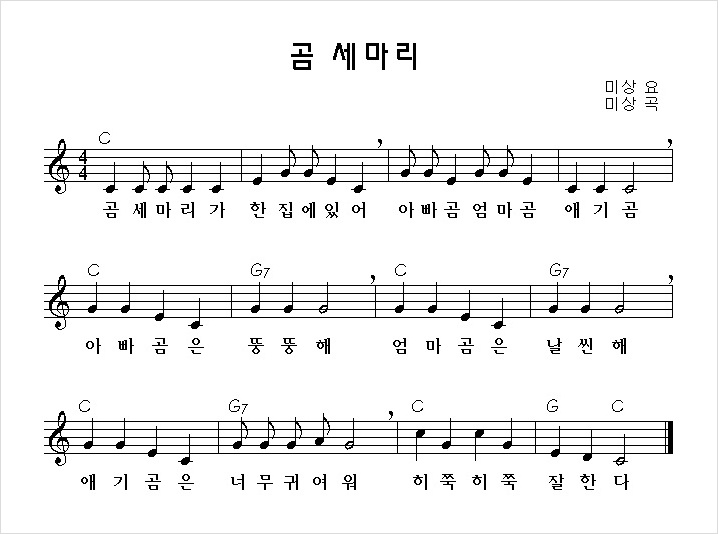
#> input picture images/bears.jpg, 718 x 534 px
$ python main.py
#> lines starting #> are read from the running program, lines starting #| are printed output that depends on the picture; after the words box and inside, x2 and y2 are one past the last pixel; in counts of white or black regions, pixels touching at a corner belong together

import cv2
import os
import numpy as np
from matplotlib import pyplot as plt

class Note:
    '''
    음표 클래스
    머리좌표, 음표의 사각형(x, y, width, height), 오선의 영역 위치, 계이름, 박자
    '''
    # [6 lines left out: function __init__, not called in this run]

    def set_note_head(self, note_head):
        self.note_head = note_head

    def set_note_rect(self, note_rect):
        self.note_rect = note_rect

    def set_fline(self, fline_area):
        self.fline_area = fline_area

    def set_name(self, name):
        self.name = name

    def set_beat(self, beat):
        self.beat = beat

    def get_note_head(self):
        return self.note_head

    def get_note_rect(self):
        return self.note_rect

    def get_note_rect_element(self):
        return self.note_rect[0], self.note_rect[1], self.note_rect[2], self.note_rect[3]

    def get_fline(self):
        return self.fline_area

    def get_name(self):
        return self.name

    def get_beat(self):
        return self.beat

    def __str__(self):
        return '{self.note_head}'

# image load method
def imageLoad(src):
#> called with src = './images/bears.jpg'
    image = cv2.imread(src, cv2.IMREAD_GRAYSCALE)
#> image is the input picture: shape (534, 718); min 0, max 255, mean 241.2
    return image

# 이미지 외곽선 뚜렷하게
# 필요없는듯
# [4 lines left out: function sharpTo, not called in this run]

# 이미지 이진화
def binaryTo(src):
    # 단순 이진화
    ret, output = cv2.threshold(src, 120, 257, cv2.THRESH_BINARY)
#> output: shape (534, 718); 94.8% white; black in thin lines or dots, all inside (x1, y1, x2, y2) = (44, 43, 673, 490)
    return output

# 오선의 좌표값 찾기(이미지의 행에 있는 검은색 화소가 70%이상을 차지하고 있다면 오선으로 취급, 여기서 70%의 값은 80으로 기준)
def Findfiveline(src):
    rows, cols = src.shape
    print('rows = ', rows, 'cols = ', cols)

    fiveline = []
    all_line = []
    line = []
    count = 0
    pre = 0 # 이전값

    for i in range(0, rows):
        avg = sum(src[i], 0) / rows
        if avg < 80:
            all_line.append(i)
            if i < pre+3:
                continue
            else:
                pre = i
                line.append(i)
                count = count + 1

            if count >= 5:
                fiveline.append(line)
                count = 0
                line = []

    return all_line, fiveline

def delete_line(src, fiveline):
    for i in range(len(fiveline)):
        src[fiveline[i]] = 255
    return src

# 이미지의 각 요소들을 라벨링
def labeling(src):
    cnt, labels, stats, centroids = cv2.connectedComponentsWithStats(src)
    stats_ary = [] # 딕셔너리 정보들을 담을 배열

    for i in range(1, int(cnt)): # cnt : 라벨링 갯수, 라벨링 첫번째 영역은 이미지 전체이므로 제외
        x, y, width, height, area = stats[i]
        dic = {'x' : x, 'y' : y, 'width' : width, 'height' : height, 'area' : area}
        stats_ary.append(dic)

    return cnt-1, stats_ary # cnt - 1 하는 이유는 반복문의 시작을 1부터 했기 때문


# 흑색 이미지에 roi영역 흰색 사각형 만들기 타입이 반대라면 삭제
# [124 lines left out: functions roi_maker, search, findnotename, findnotebeat, templating, not called in this run]

# 이미지를 불러와 적당한 크기로 resize하기 위한 함수
def resized_img(src):
    '''
    이미지를 리사이즈하는 이유는 이미지가 클수록 오선의 두께가 커지기 때문에 오선을 제거하고
    모폴로지연산중 하나인 팽창연산으로 그 사이를 매꿀때 커널의 크기를 기준하기 어렵다.
    커널의 크기가 너무 크면 2분음표 온음표의 안이 전부 채워지고
    너무 작다면 오선을 제거한 후 공백을 제대로 채워주지 못한다.
    그래서 가장 정확도가 높았던 곰세마리 악보를 기준으로 악보를 리사이즈한다.
    리사이즈할 때의 보간법으로는 쌍 선형 보간법으로 진행했다.(원본을 가장 잘 유지시키기 때문)
    '''
    base_size = 380000 # 38만인 이유는 곰세마리 악보가 383412인데 이 사이즈가 가장 잘 됬으므로 기준으로 잡음
    base_range = int(base_size / 10) # 10%를 오차범위

    while(True):
        if base_size - base_range <= src.size <= base_size + base_range: # 이미지의 사이즈를 오차범위로 비교해서 범위안이라면 리사이즈된 이미지 반환
            return src
        elif src.size > base_size + base_range:
            src = cv2.resize(src, dsize=(0, 0), fx=0.9, fy=0.9, interpolation=cv2.INTER_LINEAR) # 이미지가 크다면 가로, 세로 0.9배로 리사이즈
        elif src.size < base_size - base_range:
            src = cv2.resize(src, dsize=(0, 0), fx=1.1, fy=1.1, interpolation=cv2.INTER_LINEAR) # 이미지가 작다면 가로, 세로 1.1배로 리사이즈

# [34 lines left out: functions find_gill, draw_img, find_braille_img, not called in this run]


# src = "./images/small_star.png"
# src = "./images/naviya.png"
src = "./images/bears.jpg"

src = imageLoad(src)
cv2.imshow("src", src)
src = resized_img(src)

binary = binaryTo(src) # 이진화를 하지않으면 레이블링의 오차범위가 넓어짐
src_not = cv2.bitwise_not(binary)
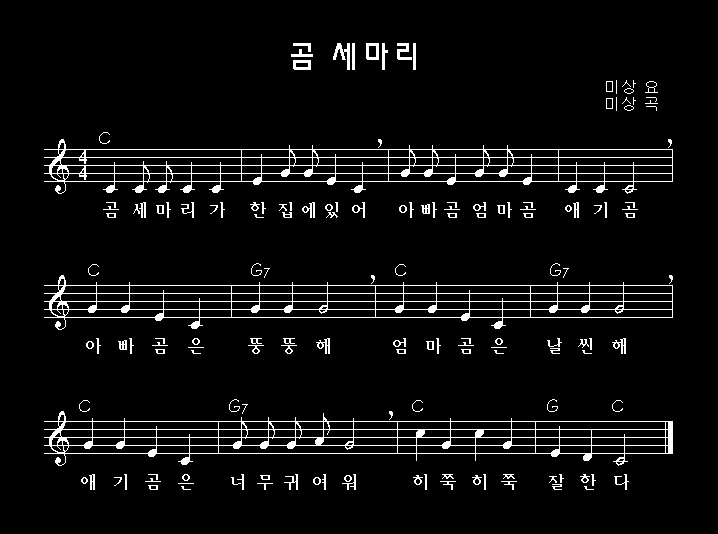
#> src_not: shape (534, 718); 5.2% white in thin lines or dots, all inside (x1, y1, x2, y2) = (44, 43, 673, 490)
line, fiveline = Findfiveline(binary) # 오선의 좌표값 추출
#| rows =  534 cols =  718
#> the loop in Findfiveline, `for i in range(0, rows):` made 534 passes
#> avg on passes 1 to 12: 342.9, 342.9, 342.9, 342.9, 342.9, 342.9, 342.9, 342.9, 342.9, 342.9, 342.9, 342.9
#> after the loop in Findfiveline, `for i in range(0, rows):`: all_line = [149, 157, 165, 173, 181, 285, 293, 301, 309, 317, 421, 429, 437, 445, 453]; count = 0; fiveline = [[149, 157, 165, 173, 181], [285, 293, 301, 309, 317], [421, 429, 437, 445, 453]]; line = []
#> line has the same summary as all_line in Findfiveline

del_line = delete_line(binary, line) # 오선삭제
#> the loop in delete_line, `for i in range(len(fiveline)):` made 15 passes
#> after the loop in delete_line, `for i in range(len(fiveline)):`:
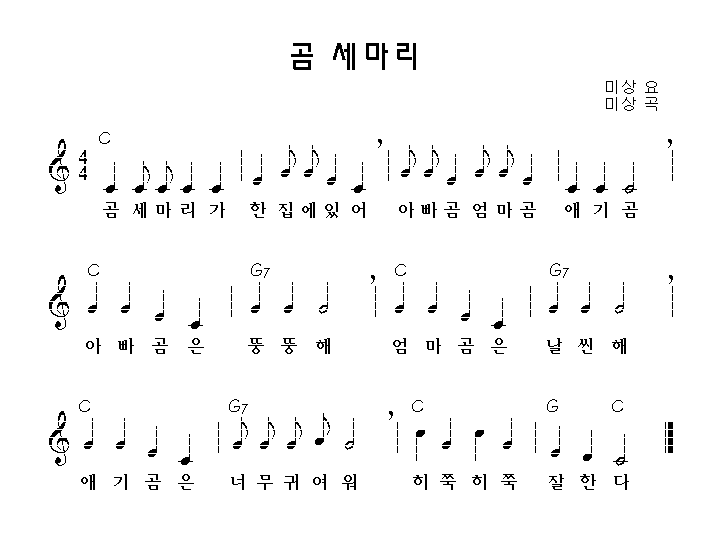
#> src: shape (534, 718); 97.2% white; black in thin lines or dots, all inside (x1, y1, x2, y2) = (49, 43, 673, 490)
del_line = cv2.bitwise_not(del_line)

# 모폴로지 연산을 위한 커널 사각형(2 x 2) 생성, 악보크기에 따라 커널 사각형의 값이 적절해야함
kernal = cv2.getStructuringElement(cv2.MORPH_RECT, (2, 2)) # 사각형 커널

mophol_img = cv2.morphologyEx(del_line, cv2.MORPH_DILATE, kernal, iterations=1)
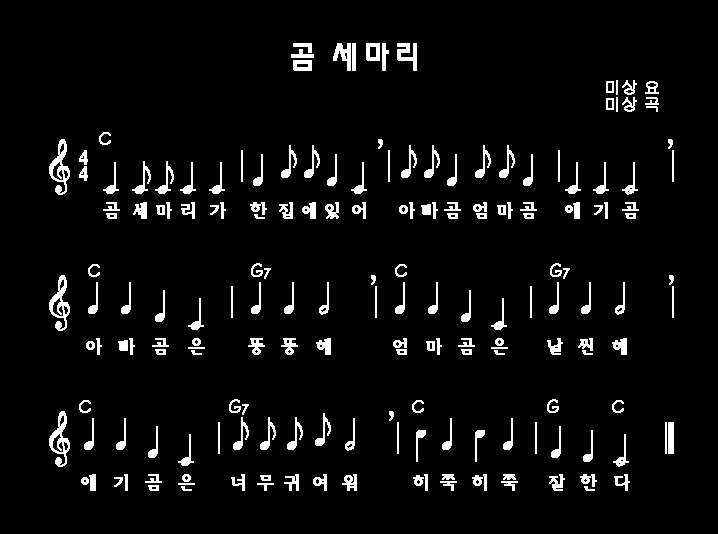
#> mophol_img: shape (534, 718); 4.9% white; 186 white regions, largest, box (x1, y1, x2, y2) and area: (49, 139, 70, 195) 474, (49, 275, 70, 331) 474, (49, 411, 70, 467) 474

mophol_img = cv2.bitwise_not(mophol_img)
cv2.imshow("ddd", mophol_img)

# 오선의 영역들을 mask처리
fline_mask = np.zeros(src.shape, dtype = src.dtype) # 영역에 흰색 사각형을 그리기 위한 검은 배경
label_cnt, label_ary = labeling(src_not)
#> in labeling, `cnt, labels, stats, centroids = cv2.connectedComponentsWithStats(src)`:
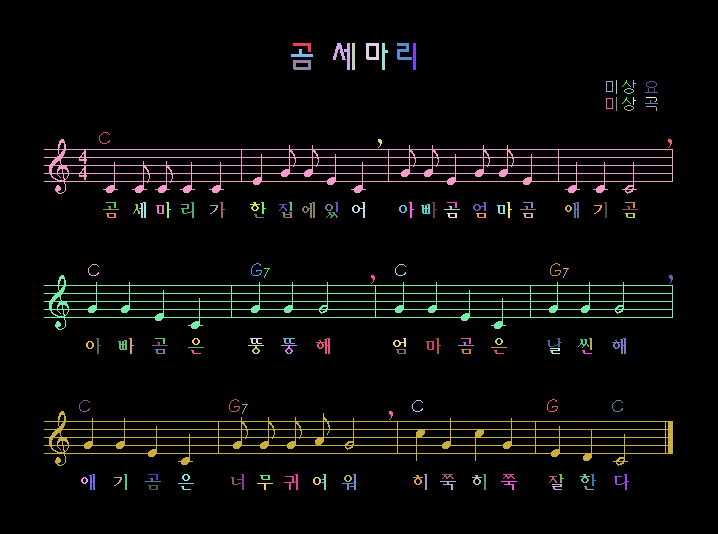
#> labels: shape (534, 718) int32; 152 distinct labels, from 0 to 151; one colour per label, 0 black
#> in labeling, `cnt, labels, stats, centroids = cv2.connectedComponentsWithStats(src)`: cnt = 152; stats = 152 rows, first 6: [0, 0, 718, 534, 363299], [293, 43, 18, 9, 72], [333, 43, 17, 27, 191], [352, 43, 3, 27, 81], [366, 43, 13, 17, 143], [382, 43, 6, 27, 90]; centroids = 152 pairs, first value 83.64 to 670.5, second value 45.12 to 488
#> the loop in labeling, `for i in range(1, int(cnt)):` made 151 passes
#> after the loop in labeling, `for i in range(1, int(cnt)):`: stats_ary = 151 items
#> label_cnt = 151; label_ary = 151 items
# src2_not = src_not[:]
# for label in label_ary:
#     cv2.rectangle(src2_not, (label['x'], label['y']), (label['x']+label['width'], label['y']+label['height']), 255, 1)

#> (the run stopped early here; a loop or call above may not have finished)
